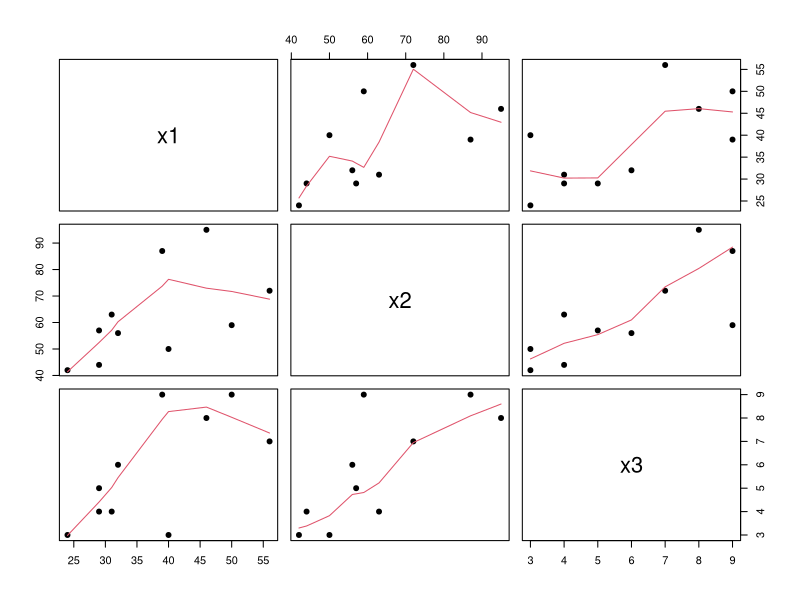
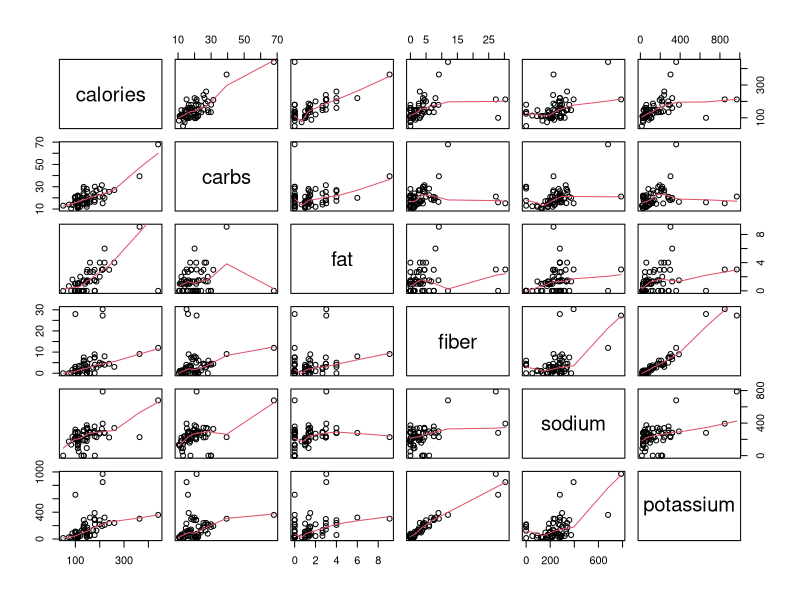
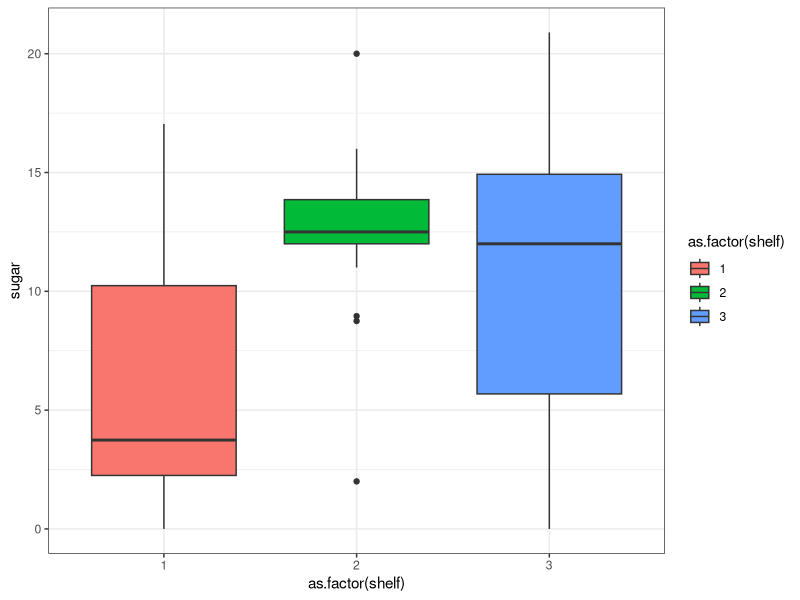
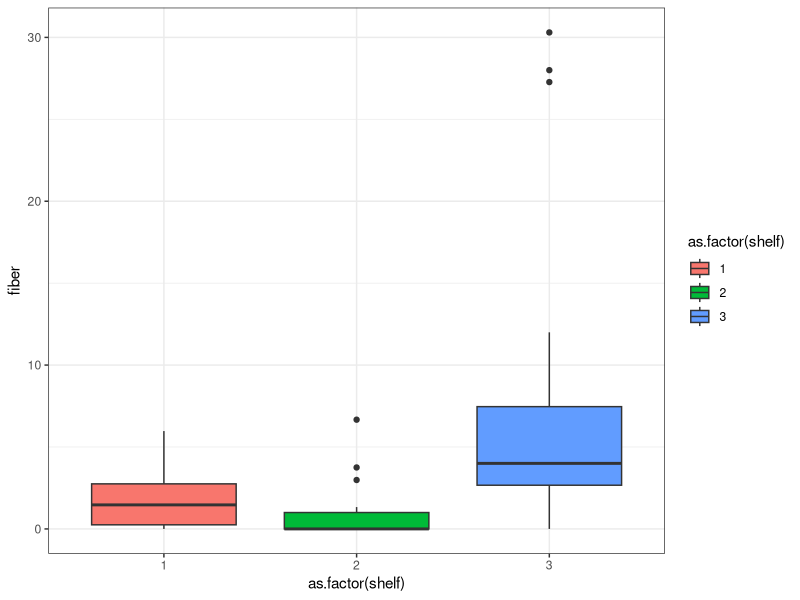
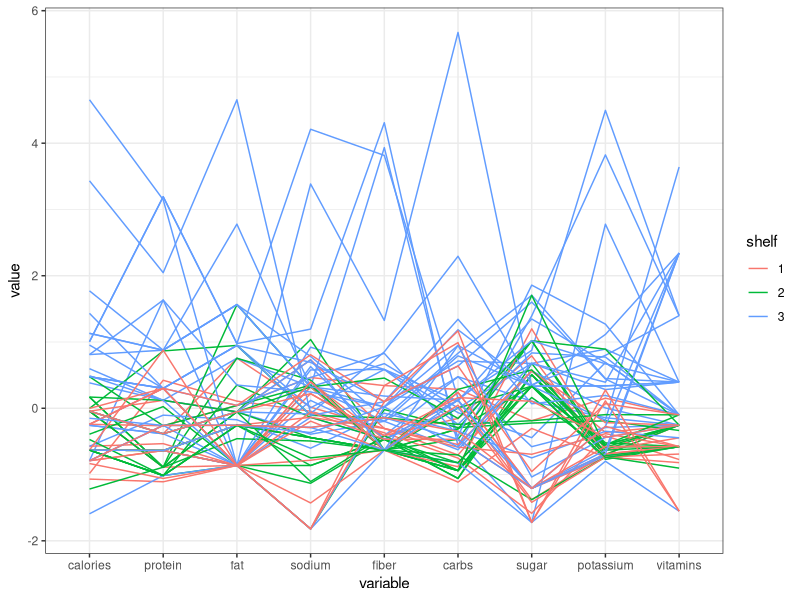
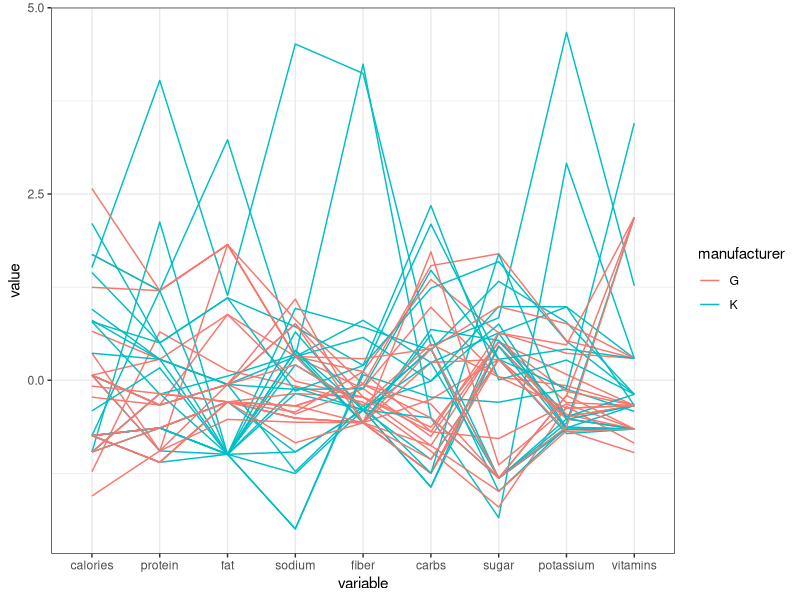

Reproduce these figures in R, in order.
## ---- chunk 1
knitr::opts_chunk$set(echo = TRUE)
## ---- chunk 2
# Install Required Packages
package_mult_bz <- function(packages){
  not_installed_yet <- packages[!(packages %in% rownames(installed.packages()))]
  if (any(not_installed_yet == TRUE)) {
    install.packages(packages[not_installed_yet, dependencies = TRUE])
  }
  sapply(packages, require, character.only = TRUE)
}

packages <- c("reshape2" , "ggpubr" , "grid" , "multcomp" , "car" , "Rmisc", 
              "ggsignif" , "readxl" , "dendsort" , "viridis" , "circlize" , "tidyverse",
              "ComplexHeatmap", "emmeans" , "lme4" , "Matrix" , "lmerTest","matrixStats","Hmisc","GGally" )

package_mult_bz(packages)
## ---- chunk 3
x_1<-matrix(c(2,-1,6,-2,5,1,6,5,1,9,2,8,5,8,
            1,0,5,0,4,-2,3,3,-3,7,-4,1,0,1,
            0,2,8,-1,9,7,6,6,-3,5,-5,6,3,5),nrow=7,byrow=F)
## ---- chunk 4
# No. rows
n<- nrow(x_1); n
## ---- chunk 5
# No. columns
p<- ncol(x_1); p
## ---- chunk 6
x_1[3,2]
## ---- chunk 7
colMeans(x_1)
## ---- chunk 8
cov(x_1)
## ---- chunk 9
cor(x_1)
## ---- chunk 10
t(x_1)
## ---- chunk 11
scale(x_1)
## ---- chunk 12
cov(scale(x_1))
## ---- chunk 13
cor(scale(x_1))
## ---- chunk 14
liver.df <- read.csv("liver_enzymes.csv")
## ---- chunk 15
colMeans(liver.df[,2:4])
## ---- chunk 16
cov(liver.df[,2:4])
## ---- chunk 17
cor(liver.df[,2:4])
## ---- chunk 18
pairs(liver.df[,2:4], panel = panel.smooth, pch=19)
## ---- chunk 19
det(cov(liver.df[,2:4]))
## ---- chunk 20
sum(diag(cov(liver.df[,2:4])))
## ---- chunk 21
cereal.df <- read.csv("cereal.csv")
## ---- chunk 22
cereal.df %>% group_by(manufacturer) %>% tally() -> tallies
tallies
## ---- chunk 23
# before cleaning
dim(cereal.df) 
## after cleaning
cereal.df %>% filter_if(is.numeric, all_vars(. >= 0)) %>% dim()
## ---- chunk 24

cereal.df %>% filter_if(is.numeric, all_vars(. >= 0)) -> cereal2.df
divide_cups <- function(x, na.rm=T)(x/cereal2.df$cups)
cereal2.df %>% select(-c(shelf,weight)) %>% 
  mutate_if(is.numeric, divide_cups) -> cereal3.df
cereal3.df %>% mutate(shelf = cereal2.df$shelf) -> cereal3.df
head(cereal3.df)
## ---- chunk 25
cereal3.df$name[cereal3.df$calories==max(cereal3.df$calories)]
## ---- chunk 26
cereal3.df$name[cereal3.df$calories==min(cereal3.df$calories)]
## ---- chunk 27
cereal3.df$name[cereal3.df$vitamins==max(cereal3.df$vitamins)]
## ---- chunk 28
cereal3.df$name[cereal3.df$vitamins==min(cereal3.df$vitamins)]
## ---- chunk 29
variable <- c("calories", "carbs", "fat","fiber", "sodium","potassium")
cereal3.df %>% select(variable) %>% pairs(panel = panel.smooth)
## ---- chunk 30
cereal3.df$name[cereal3.df$calories >300]
## ---- chunk 31
cereal3.df$name[cereal3.df$carbs >50]
## ---- chunk 32
cereal3.df$name[cereal3.df$carbs >50 & cereal3.df$calories >300]
## ---- chunk 33
cereal3.df$shelf <- as.factor(cereal3.df$shelf)
ggplot(cereal3.df, aes(y = sugar, x = as.factor(shelf), fill = as.factor(shelf))) + geom_boxplot() + theme_bw()
## ---- chunk 34

ggplot(cereal3.df, aes(y = fiber, x = as.factor(shelf), fill = as.factor(shelf))) + geom_boxplot() + theme_bw()
## ---- chunk 35
ggparcoord(cereal3.df, columns = 4:12, groupColumn ="shelf") + theme_bw()
## ---- chunk 36
cereal3_KG <- filter(cereal3.df, manufacturer =="K" | manufacturer =="G")

ggparcoord(cereal3_KG, columns = 4:12, groupColumn ="manufacturer") + theme_bw()
